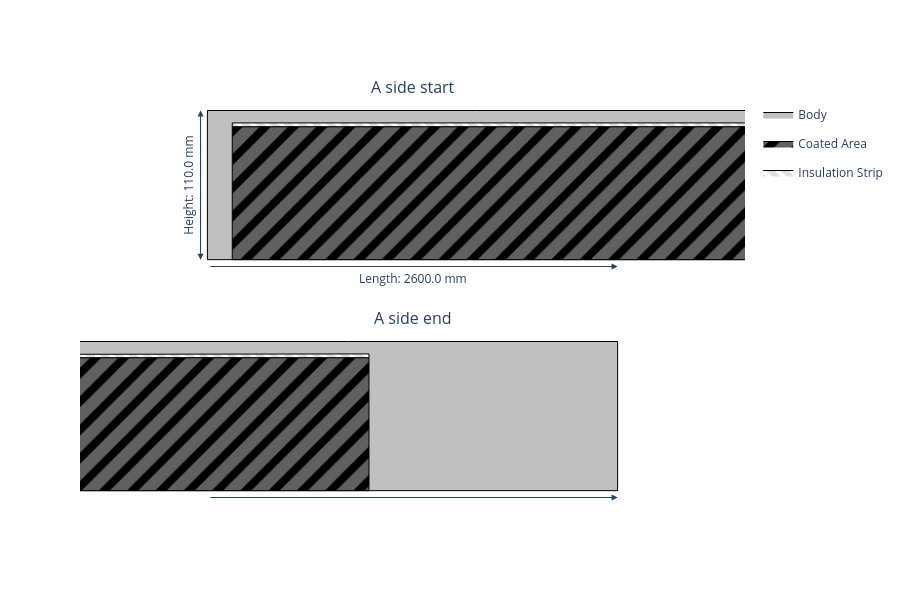

Notebook cell for this chart:
### Code cell
cathode_current_collector.get_a_side_view(width=900, height=600)

### Figure 1 — Plotly figure (JSON) as saved in the notebook; plotly's stock layout.template omitted (floating-point values rounded to 4 significant figures)
{"data": [{"fill": "toself", "fillcolor": "#C0C0C0", "legendgroup": "Body", "line": {"color": "black", "width": 1}, "mode": "lines", "name": "Body", "type": "scatter", "x": [-1.3, -1.3, -1.3, 1.3, 1.3, 1.3, 1.3, 1.3, 1.3, -1.3], "xaxis": "x", "y": [-0.055, 0.055, 0.065, 0.065, 0.055, 0.065, 0.065, 0.055, -0.055, -0.055], "yaxis": "y"}, {"fill": "toself", "fillcolor": "#C0C0C0", "legendgroup": "Body", "line": {"color": "black", "width": 1}, "mode": "lines", "name": "Body", "showlegend": false, "type": "scatter", "x": [-1.3, -1.3, -1.3, 1.3, 1.3, 1.3, 1.3, 1.3, 1.3, -1.3], "xaxis": "x2", "y": [-0.055, 0.055, 0.065, 0.065, 0.055, 0.065, 0.065, 0.055, -0.055, -0.055], "yaxis": "y2"}, {"fill": "toself", "fillcolor": "black", "fillpattern": {"fgcolor": "#C0C0C0", "shape": "/", "size": 20, "solidity": 0.6}, "legendgroup": "Coated Area", "line": {"color": "black", "width": 1}, "mode": "lines", "name": "Coated Area", "type": "scatter", "x": [-1.28, -1.28, -1.28, 1.1, 1.1, 1.1, -1.28], "xaxis": "x", "y": [-0.055, 0.052, 0.052, 0.052, 0.052, -0.055, -0.055], "yaxis": "y"}, {"fill": "toself", "fillcolor": "black", "fillpattern": {"fgcolor": "#C0C0C0", "shape": "/", "size": 20, "solidity": 0.6}, "legendgroup": "Coated Area", "line": {"color": "black", "width": 1}, "mode": "lines", "name": "Coated Area", "showlegend": false, "type": "scatter", "x": [-1.28, -1.28, -1.28, 1.1, 1.1, 1.1, -1.28], "xaxis": "x2", "y": [-0.055, 0.052, 0.052, 0.052, 0.052, -0.055, -0.055], "yaxis": "y2"}, {"fill": "toself", "fillcolor": "white", "fillpattern": {"fgcolor": "#C0C0C0", "shape": "\\", "size": 10, "solidity": 0.6}, "legendgroup": "Insulation Strip", "line": {"color": "black", "width": 1}, "mode": "lines", "name": "Insulation Strip", "type": "scatter", "x": [-1.28, -1.28, 1.1, 1.1, -1.28], "xaxis": "x", "y": [0.052, 0.055, 0.055, 0.052, 0.052], "yaxis": "y"}, {"fill": "toself", "fillcolor": "white", "fillpattern": {"fgcolor": "#C0C0C0", "shape": "\\", "size": 10, "solidity": 0.6}, "legendgroup": "Insulation Strip", "line": {"color": "black", "width": 1}, "mode": "lines", "name": "Insulation Strip", "showlegend": false, "type": "scatter", "x": [-1.28, -1.28, 1.1, 1.1, -1.28], "xaxis": "x2", "y": [0.052, 0.055, 0.055, 0.052, 0.052], "yaxis": "y2"}], "layout": {"annotations": [{"font": {"size": 16}, "showarrow": false, "text": "A side start", "x": 0.5, "xanchor": "center", "xref": "paper", "y": 1, "yanchor": "bottom", "yref": "paper"}, {"font": {"size": 16}, "showarrow": false, "text": "A side end", "x": 0.5, "xanchor": "center", "xref": "paper", "y": 0.45, "yanchor": "bottom", "yref": "paper"}, {"arrowhead": 2, "arrowsize": 1.2, "ax": -1.3, "axref": "x", "ay": -0.0605, "ayref": "y", "showarrow": true, "x": -0.97, "xref": "x", "y": -0.0605, "yref": "y"}, {"arrowhead": 2, "arrowsize": 1.2, "ax": -1.3, "axref": "x2", "ay": -0.0605, "ayref": "y2", "showarrow": true, "x": -0.97, "xref": "x2", "y": -0.0605, "yref": "y2"}, {"showarrow": false, "text": "Length: 2600.0 mm", "x": -1.135, "xref": "x", "y": -0.0605, "yref": "y", "yshift": -12}, {"showarrow": false, "text": "Length: 2600.0 mm", "x": -1.135, "xref": "x2", "y": -0.0605, "yref": "y2", "yshift": -12}, {"arrowhead": 2, "arrowsize": 1.2, "ax": 0.97, "axref": "x", "ay": -0.0605, "ayref": "y", "showarrow": true, "x": 1.3, "xref": "x", "y": -0.0605, "yref": "y"}, {"arrowhead": 2, "arrowsize": 1.2, "ax": 0.97, "axref": "x2", "ay": -0.0605, "ayref": "y2", "showarrow": true, "x": 1.3, "xref": "x2", "y": -0.0605, "yref": "y2"}, {"showarrow": false, "text": " ", "x": 1.135, "xref": "x", "y": -0.0605, "yref": "y", "yshift": -12}, {"showarrow": false, "text": " ", "x": 1.135, "xref": "x2", "y": -0.0605, "yref": "y2", "yshift": -12}, {"arrowhead": 2, "arrowsize": 1.2, "ax": -1.306, "axref": "x", "ay": -0.055, "ayref": "y", "showarrow": true, "x": -1.306, "xref": "x", "y": 0.065, "yref": "y"}, {"arrowhead": 2, "arrowsize": 1.2, "ax": -1.306, "axref": "x2", "ay": -0.055, "ayref": "y2", "showarrow": true, "x": -1.306, "xref": "x2", "y": 0.065, "yref": "y2"}, {"arrowhead": 2, "arrowsize": 1.2, "ax": -1.306, "axref": "x", "ay": 0.065, "ayref": "y", "showarrow": true, "x": -1.306, "xref": "x", "y": -0.055, "yref": "y"}, {"arrowhead": 2, "arrowsize": 1.2, "ax": -1.306, "axref": "x2", "ay": 0.065, "ayref": "y2", "showarrow": true, "x": -1.306, "xref": "x2", "y": -0.055, "yref": "y2"}, {"showarrow": false, "text": "Height: 110.0 mm", "textangle": -90, "x": -1.306, "xref": "x", "xshift": -12, "y": 0.005, "yref": "y"}, {"showarrow": false, "text": "Height: 110.0 mm", "textangle": -90, "x": -1.306, "xref": "x2", "xshift": -12, "y": 0.005, "yref": "y2"}], "height": 600, "paper_bgcolor": "white", "plot_bgcolor": "white", "width": 900, "xaxis": {"anchor": "y", "domain": [0, 1], "range": [-1.3, -0.97], "scaleanchor": "y", "showgrid": false, "showticklabels": false, "title": {"text": ""}, "zeroline": false}, "xaxis2": {"anchor": "y2", "domain": [0, 1], "range": [0.97, 1.3], "scaleanchor": "y2", "showgrid": false, "showticklabels": false, "title": {"text": ""}, "zeroline": false}, "yaxis": {"anchor": "x", "domain": [0.55, 1], "showgrid": false, "showticklabels": false, "title": {"text": ""}, "zeroline": false}, "yaxis2": {"anchor": "x2", "domain": [0, 0.45], "showgrid": false, "showticklabels": false, "title": {"text": ""}, "zeroline": false}}}
